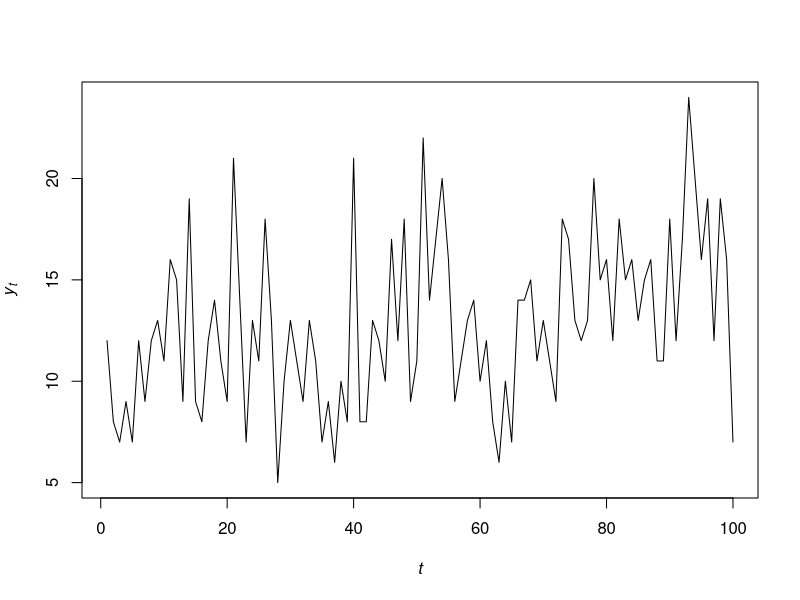
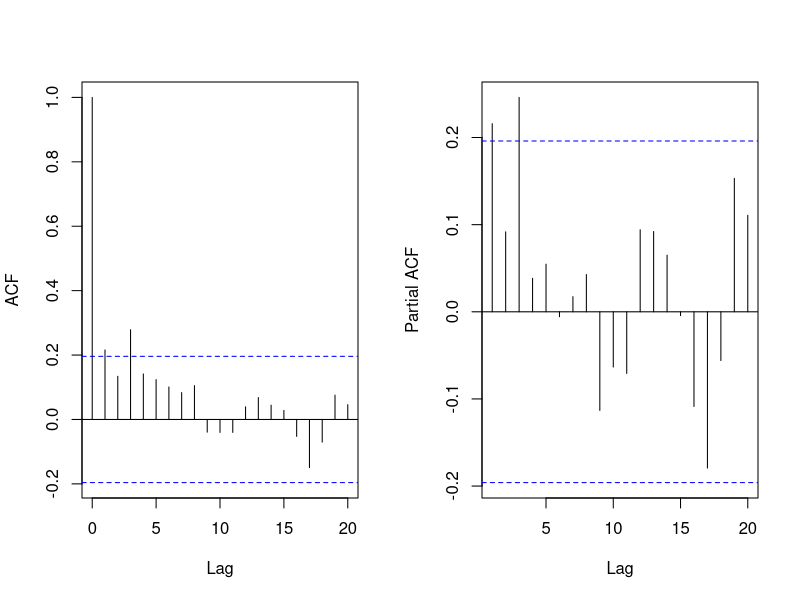
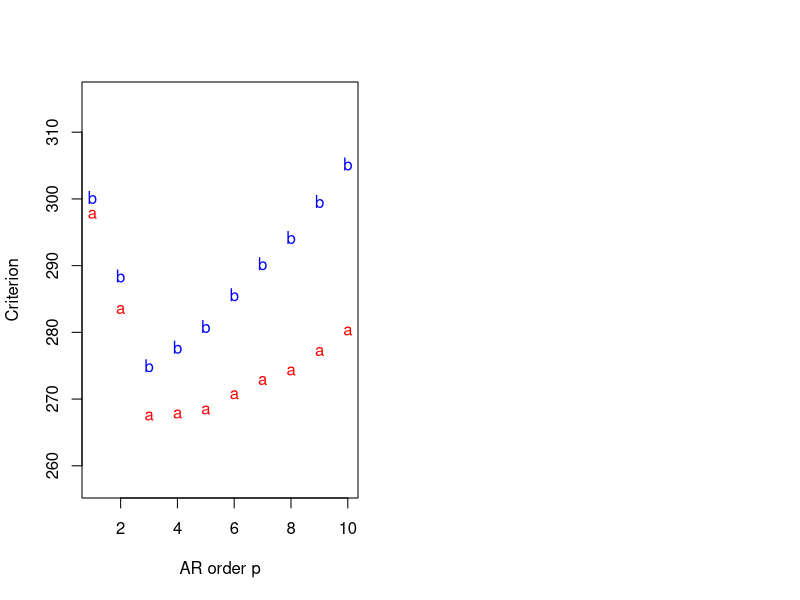
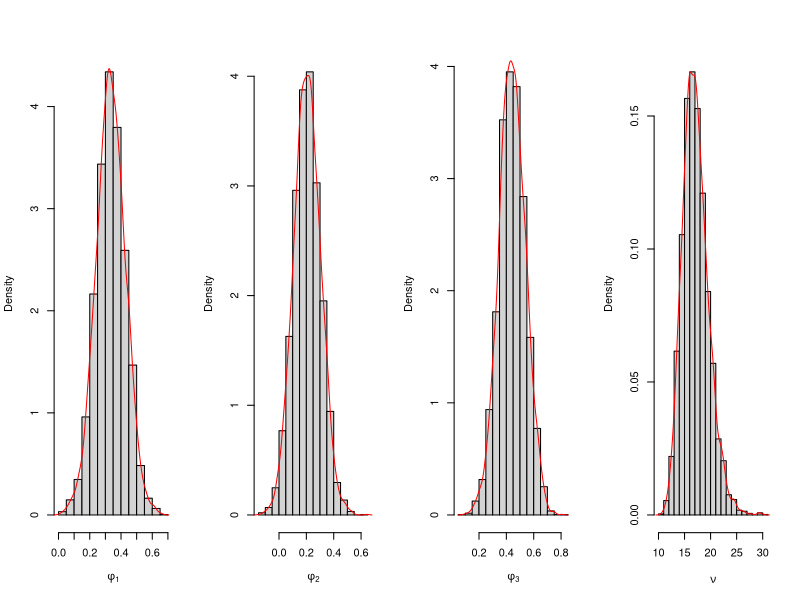
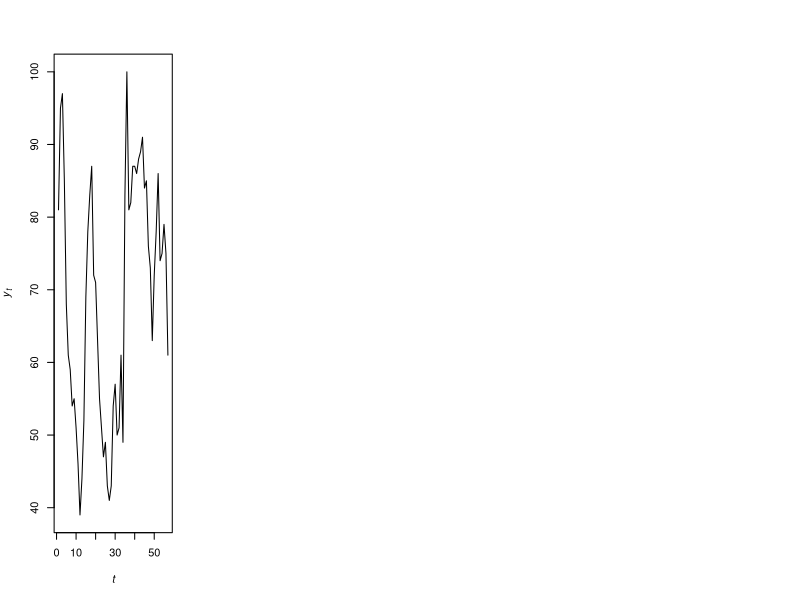
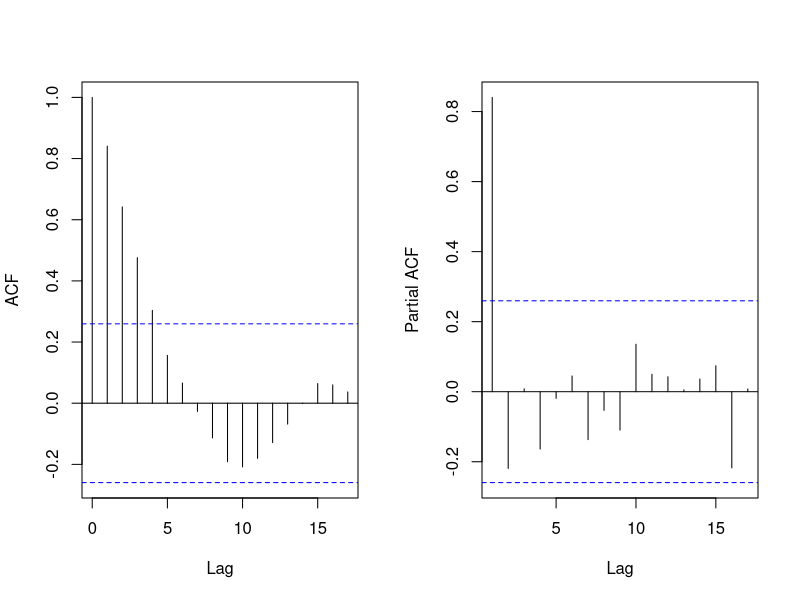
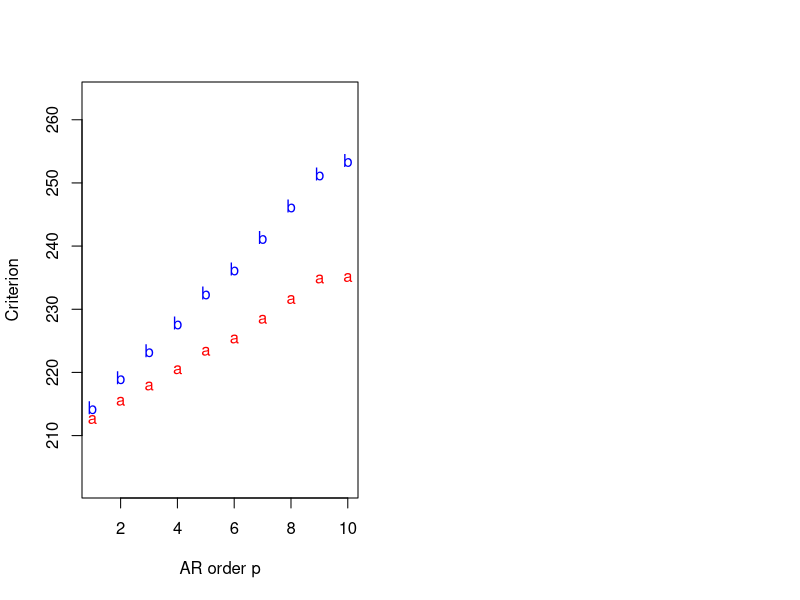
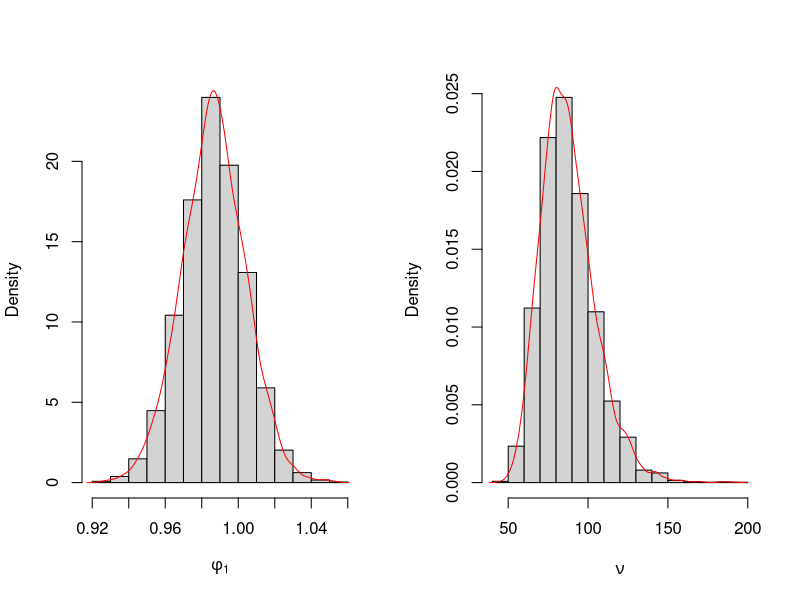

The R source for these figures, in order:
## ---- chunk 1
earthquakes.dat <- read.delim("./data/earthquakes.txt")
earthquakes.dat$Quakes = as.numeric(earthquakes.dat$Quakes)

y.dat=earthquakes.dat$Quakes[1:100] ## this is the training data
y.new=earthquakes.dat$Quakes[101:103] ## this is the test data

plot.ts(
  y.dat,
  ylab = expression(italic(y)[italic(t)]),
  xlab = expression(italic(t)),
  main = ""
)
## ---- chunk 2
par(mfrow = c(1, 2))
acf(y.dat, main = "", xlab = "Lag")
pacf(y.dat, main = "", xlab = "Lag")
## ---- chunk 3
n.all = length(y.dat)
p.star = 10

Y = matrix(y.dat[(p.star + 1):n.all], ncol = 1)
sample.all = matrix(y.dat, ncol = 1)
n = length(Y)
p = seq(1, p.star, by = 1)

design.mtx = function(p_cur) {
  Fmtx = matrix(0, ncol = n, nrow = p_cur)
  for (i in 1:p_cur) {
    start.y = p.star + 1 - i
    end.y = start.y + n - 1
    Fmtx[i,] = sample.all[start.y : end.y, 1]
  }
  return(Fmtx)
}

criteria.ar = function(p_cur) {
  Fmtx = design.mtx(p_cur)
  beta.hat=chol2inv(chol(Fmtx%*%t(Fmtx)))%*%Fmtx%*%Y
  R=t(Y-t(Fmtx)%*%beta.hat)%*%(Y-t(Fmtx)%*%beta.hat)
  sp.square=R/(n-p_cur)
  aic=2*p_cur+n*log(sp.square)
  bic=log(n)*p_cur+n*log(sp.square)
  result=c(aic,bic)
  return(result)
}

criteria = sapply(p, criteria.ar)

plot(p, criteria[1,], type = "p", pch = "a", col = "red", xlab = "AR order p", ylab = "Criterion", main="", ylim = c(min(criteria) - 10, max(criteria) + 10))
points(p, criteria[2,], pch = "b", col = "blue")
## ---- chunk 4
library(mvtnorm)

n.all=length(y.dat)
p=3
m0=matrix(rep(0,p),ncol=1)
C0=10 * diag(p)
n0=0.02
d0=0.02

Y=matrix(y.dat[(p+1):n.all], ncol=1)
Fmtx=matrix(
  c(
    y.dat[3:(n.all-1)],
    y.dat[2:(n.all-2)],
    y.dat[1:(n.all-3)]
  ),
  nrow=p,byrow=TRUE
)
n=length(Y)

e=Y-t(Fmtx)%*%m0
Q=t(Fmtx)%*%C0%*%Fmtx+diag(n)
Q.inv=chol2inv(chol(Q))
A=C0%*%Fmtx%*%Q.inv
m=m0+A%*%e
C=C0-A%*%Q%*%t(A)
n.star=n+n0
d.star=t(Y-t(Fmtx)%*%m0)%*%Q.inv%*%(Y-t(Fmtx)%*%m0)+d0

n.sample=5000

nu.sample=rep(0,n.sample)
phi.sample=matrix(0,nrow=n.sample,ncol=p)

for (i in 1:n.sample) {
  set.seed(i)
  nu.new=1/rgamma(1,shape=n.star/2,rate=d.star/2)
  nu.sample[i]=nu.new
  phi.new=rmvnorm(1,mean=m,sigma=nu.new*C)
  phi.sample[i,]=phi.new
}

par(mfrow=c(1,4))
hist(phi.sample[,1],freq=FALSE,xlab=expression(phi[1]),main="")
lines(density(phi.sample[,1]),type='l',col='red')
hist(phi.sample[,2],freq=FALSE,xlab=expression(phi[2]),main="")
lines(density(phi.sample[,2]),type='l',col='red')
hist(phi.sample[,3],freq=FALSE,xlab=expression(phi[3]),main="")
lines(density(phi.sample[,3]),type='l',col='red')
hist(nu.sample,freq=FALSE,xlab=expression(nu),main="")
lines(density(nu.sample),type='l',col='red')
## ---- chunk 5
cal_log_likelihood=function(phi,nu){
  mu.y=t(Fmtx)%*%phi
  log.lik=sapply(
    1:length(mu.y), 
    function(k){
      dnorm(Y[k,1],mu.y[k],sqrt(nu),log=TRUE)
    }
  )
  sum(log.lik)
}

phi.bayes=colMeans(phi.sample)
nu.bayes=mean(nu.sample)

log.lik.bayes=cal_log_likelihood(phi.bayes,nu.bayes)

post.log.lik=sapply(
  1:5000, 
  function(k){
    cal_log_likelihood(phi.sample[k,],nu.sample[k])
  }
)
E.post.log.lik=mean(post.log.lik)

p_DIC=2*(log.lik.bayes-E.post.log.lik)
DIC=-2*log.lik.bayes+2*p_DIC
DIC
## ---- chunk 6
covid.dat <- read.delim("./data/GoogleSearchIndex.txt")
covid.dat$Week=as.Date(as.character(covid.dat$Week),format = "%Y-%m-%d")

y.dat=covid.dat$covid[1:57] ## this is the training data
y.new=covid.dat$covid[58:60] ## this is the test data

plot.ts(
  y.dat,
  ylab = expression(italic(y)[italic(t)]),
  xlab = expression(italic(t)),
  main = ""
)
## ---- chunk 7
par(mfrow = c(1, 2))
acf(y.dat, main = "", xlab = "Lag")
pacf(y.dat, main = "", xlab = "Lag")
## ---- chunk 8
n.all = length(y.dat)
p.star = 10

Y = matrix(y.dat[(p.star + 1):n.all], ncol = 1)
sample.all = matrix(y.dat, ncol = 1)
n = length(Y)
p = seq(1, p.star, by = 1)

## The functions are already defined above, 
## no need to repeat ourselves here!

# design.mtx = function(p_cur) {...}

# criteria.ar = function(p_cur) {...}

criteria = sapply(p, criteria.ar)

plot(p, criteria[1,], type = "p", pch = "a", col = "red", xlab = "AR order p", ylab = "Criterion", main="", ylim = c(min(criteria) - 10, max(criteria) + 10))
points(p, criteria[2,], pch = "b", col = "blue")
## ---- chunk 9
library(mvtnorm)

n.all=length(y.dat)
p=1
m0=matrix(rep(0,p),ncol=1)
C0=10
n0=0.02
d0=0.02

Y=matrix(y.dat[(p+1):n.all], ncol=1)
Fmtx=matrix(
  c(
    y.dat[1:(n.all-1)]
  ),
  nrow=p,byrow=TRUE
)
n=length(Y)

e=Y-t(Fmtx)%*%m0
Q=t(Fmtx)%*%C0%*%Fmtx+diag(n)
Q.inv=chol2inv(chol(Q))
A=C0%*%Fmtx%*%Q.inv
m=m0+A%*%e
C=C0-A%*%Q%*%t(A)
n.star=n+n0
d.star=t(Y-t(Fmtx)%*%m0)%*%Q.inv%*%(Y-t(Fmtx)%*%m0)+d0

n.sample=5000

nu.sample=rep(0,n.sample)
phi.sample=matrix(0,nrow=n.sample,ncol=p)

for (i in 1:n.sample) {
  set.seed(i)
  nu.new=1/rgamma(1,shape=n.star/2,rate=d.star/2)
  nu.sample[i]=nu.new
  phi.new=rmvnorm(1,mean=m,sigma=nu.new*C)
  phi.sample[i,]=phi.new
}

par(mfrow=c(1,2))
hist(phi.sample[,1],freq=FALSE,xlab=expression(phi[1]),main="")
lines(density(phi.sample[,1]),type='l',col='red')
hist(nu.sample,freq=FALSE,xlab=expression(nu),main="")
lines(density(nu.sample),type='l',col='red')
## ---- chunk 10
cal_log_likelihood=function(phi,nu){
  mu.y=t(Fmtx)%*%phi
  log.lik=sapply(
    1:length(mu.y), 
    function(k){
      dnorm(Y[k,1],mu.y[k],sqrt(nu),log=TRUE)
    }
  )
  sum(log.lik)
}

phi.bayes=colMeans(phi.sample)
nu.bayes=mean(nu.sample)

log.lik.bayes=cal_log_likelihood(phi.bayes,nu.bayes)

post.log.lik=sapply(
  1:5000, 
  function(k){
    cal_log_likelihood(phi.sample[k,],nu.sample[k])
  }
)
E.post.log.lik=mean(post.log.lik)

p_DIC=2*(log.lik.bayes-E.post.log.lik)
DIC=-2*log.lik.bayes+2*p_DIC
DIC
